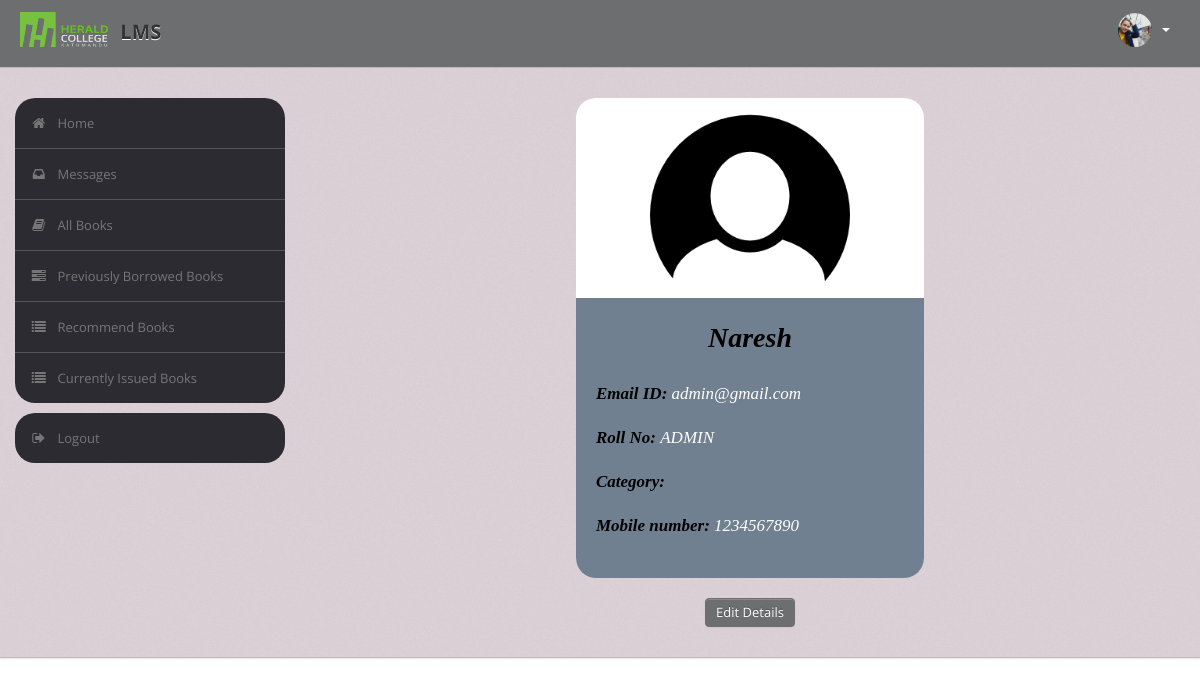
The page /student/index.php (signed in) on the database its author committed.
### tables this page shows
CREATE TABLE `user` (
  `UserId` varchar(50) NOT NULL,
  `Name` varchar(50) DEFAULT NULL,
  `Type` varchar(50) DEFAULT NULL,
  `Category` varchar(50) DEFAULT NULL,
  `EmailId` varchar(50) DEFAULT NULL,
  `MobNo` bigint(11) DEFAULT NULL,
  `Password` varchar(50) DEFAULT NULL
);

### student/index.php (the view, shortened to what this page needs)
<?php
require('dbconn.php');
?>
<!DOCTYPE html>
<html lang="en">
<head>
    <link type="text/css" href="bootstrap/css/bootstrap.min.css" rel="stylesheet">
    <link type="text/css" href="bootstrap/css/bootstrap-responsive.min.css" rel="stylesheet">
    <link type="text/css" href="css/theme.css" rel="stylesheet">
    <link type="text/css" href="images/icons/css/font-awesome.css" rel="stylesheet">
</head>
<body>
    <div class="navbar navbar-fixed-top">
        <div class="navbar-inner">
            <div class="container">
                    <a class="brand" href="index.php"><img src="images/nn.png" class="logo" /> LMS </a>
                <div class="nav-collapse collapse navbar-inverse-collapse">
                    <ul class="nav pull-right">
                        <li class="nav-user dropdown"><a href="#" class="dropdown-toggle" data-toggle="dropdown">
                                <img src="images/user.png" class="nav-avatar" />
                                <b class="caret"></b></a>
                        </li>
                    </ul>
                </div>
            </div>
        </div>
    </div>
    <div class="wrapper">
        <div class="container">
            <div class="row">
                <div class="span3">
                    <div class="sidebar">
                        <ul class="widget widget-menu unstyled">
                            <li class="active"><a href="index.php"><i class="menu-icon icon-home"></i>Home
                                </a></li>
                            <li><a href="message.php"><i class="menu-icon icon-inbox"></i>Messages</a>
                            </li>
                            <li><a href="book.php"><i class="menu-icon icon-book"></i>All Books </a></li>
                            <li><a href="history.php"><i class="menu-icon icon-tasks"></i>Previously Borrowed Books </a></li>
                            <li><a href="recommendations.php"><i class="menu-icon icon-list"></i>Recommend Books </a></li>
                            <li><a href="current.php"><i class="menu-icon icon-list"></i>Currently Issued Books </a></li>
                        </ul>
                        <ul class="widget widget-menu unstyled">
                            <li><a href="logout.php"><i class="menu-icon icon-signout"></i>Logout </a></li>
                        </ul>
                    </div>
                </div>
                <div class="span9">
                    <center>
                        <div class="card" style="width: 40%;">
                            <img class="card-img-top" src="images/profile2.png" alt="Card image cap">
                            <div class="card-body">
                                <?php
                                $rollno = $_SESSION['UserId'];
                                $sql = "select * from LMS.user where UserId='$rollno'";
                                $result = $conn->query($sql);
                                $row = $result->fetch_assoc();
                                $name = $row['Name'];
                                $category = $row['Category'];
                                $email = $row['EmailId'];
                                $mobno = $row['MobNo'];
                                ?>
                                <i>
                                    <h1 class="card-title">
                                        <center><?php echo $name ?></center>
                                    </h1>
                                    <br>
                                    <p><b>Email ID: </b><?php echo $email ?></p>
                                    <br>
                                    <p><b>Roll No: </B><?php echo $rollno ?></p>
                                    <br>
                                    <p><b>Category: </b><?php echo $category ?></p>
                                    <br>
                                    <p><b>Mobile number: </b><?php echo $mobno ?></p>
                                </i>
                            </div>
                        </div>
                        <br>
                        <a href="edit_student_details.php" class="btn btn-primary">Edit Details</a>
                    </center>
                </div>
            </div>
        </div>
    </div>
</body>
</html>

### student/css/theme.css (style rules this page uses)
body { font-size: 13px; font-family: 'Open Sans', Arial, sans-serif; background: #fff; color: #777 }
h1, h2, h3, h4, h5, h6 { color: #333; margin-top: 0 }
h1 { font-size: 28px }
strong, b { color: #555 }
.wrapper { background: url(../images/bg.png) #cec1c8; border-bottom: 1px solid #bbb; -webkit-box-shadow: 0 1px 2px rgba(0,0,0,0.1); -moz-box-shadow: 0 1px 2px rgba(0,0,0,0.1); box-shadow: 0 1px 2px rgba(0,0,0,0.1); padding: 30px 0 }
body [class^="icon-"], body [class*=" icon-"] { font-size: 14px; line-height: 20px; height: 20px }
.navbar { position: static!important; margin: 0!important }
.navbar .navbar-inner { background: #6d6e70; border-bottom: 1px solid #bbb; -webkit-box-shadow: 0 1px 2px rgba(0,0,0,0.15); -moz-box-shadow: 0 1px 2px rgba(0,0,0,0.15); box-shadow: 0 1px 2px rgba(0,0,0,0.15) }
.navbar .brand { color: #333; font-weight: bold; font-size: 20px; margin-right: 20px; padding: 20px }
.logo { width: 90px; height: 35px; margin: -8px 5px 0 ; }
.navbar .nav>li>a { padding: 20px 15px; font-weight: bold; color: #777 }
.nav-user>a { height: 20px }
.nav-avatar { width: 34px; height: 34px; margin: -7px 5px 0 0; -webkit-border-radius: 50%; -moz-border-radius: 50%; border-radius: 50% }
.btn, .btn-box { -webkit-border-radius: 3px; -moz-border-radius: 3px; border-radius: 3px }
.btn { font-size: 13px; font-weight: 600 }
.btn { display: inline-block; margin-bottom: 0; font-weight: 400; text-align: center; vertical-align: middle; cursor: pointer; background-color: #6d6e70; color: #fff; background-image: none; border: 1px solid transparent; white-space: nowrap; padding: 4px 10px; font-size: 13px; line-height: 1.42857; border-radius: 4px; -webkit-user-select: none; -moz-user-select: none; -ms-user-select: none; user-select: none }
.btn-primary { color: #fff; background-color: #6d6e70; border-color: #6d6e70; }
.widget-menu { background: #fff; -webkit-border-radius: 3px; -moz-border-radius: 3px; border-radius: 20px; overflow: hidden }
.widget-menu a { color: #555; display: block; line-height: 20px; padding: 15px; text-decoration: none!important }
.widget-menu .menu-icon { margin-right: 10px; color: #767676; -webkit-transition: all .2s ease-in-out; -moz-transition: all .2s ease-in-out; transition: all .2s ease-in-out; }
.widget-menu>li+li { border-top: 1px solid #555 }
.widget-menu>li>a { background-color: #2d2b32; color: #767676; -webkit-transition: all .2s ease-in-out; -moz-transition: all .2s ease-in-out; transition: all .2s ease-in-out; }
.card { border-radius: 20px; font-family: "Times New Roman", Times, serif; background: rgb(255, 255, 255); }
.card-body { height: 240px; padding: 20px; background: rgb(112, 128, 144); text-align: left; color: rgb(255, 255, 255); border-bottom-right-radius: 20px; border-bottom-left-radius: 20px; line-height: 17px; }
.card-body p { font-size: 17px; }
.card-body h1 { color: rgb(0, 0, 0); }
.card-body b { color: rgb(0, 0 , 0); }

### rows shown on the page
user: Name "Naresh", EmailId "admin@gmail.com", MobNo "1234567890"

### other values the page prints
$rollno "ADMIN"
